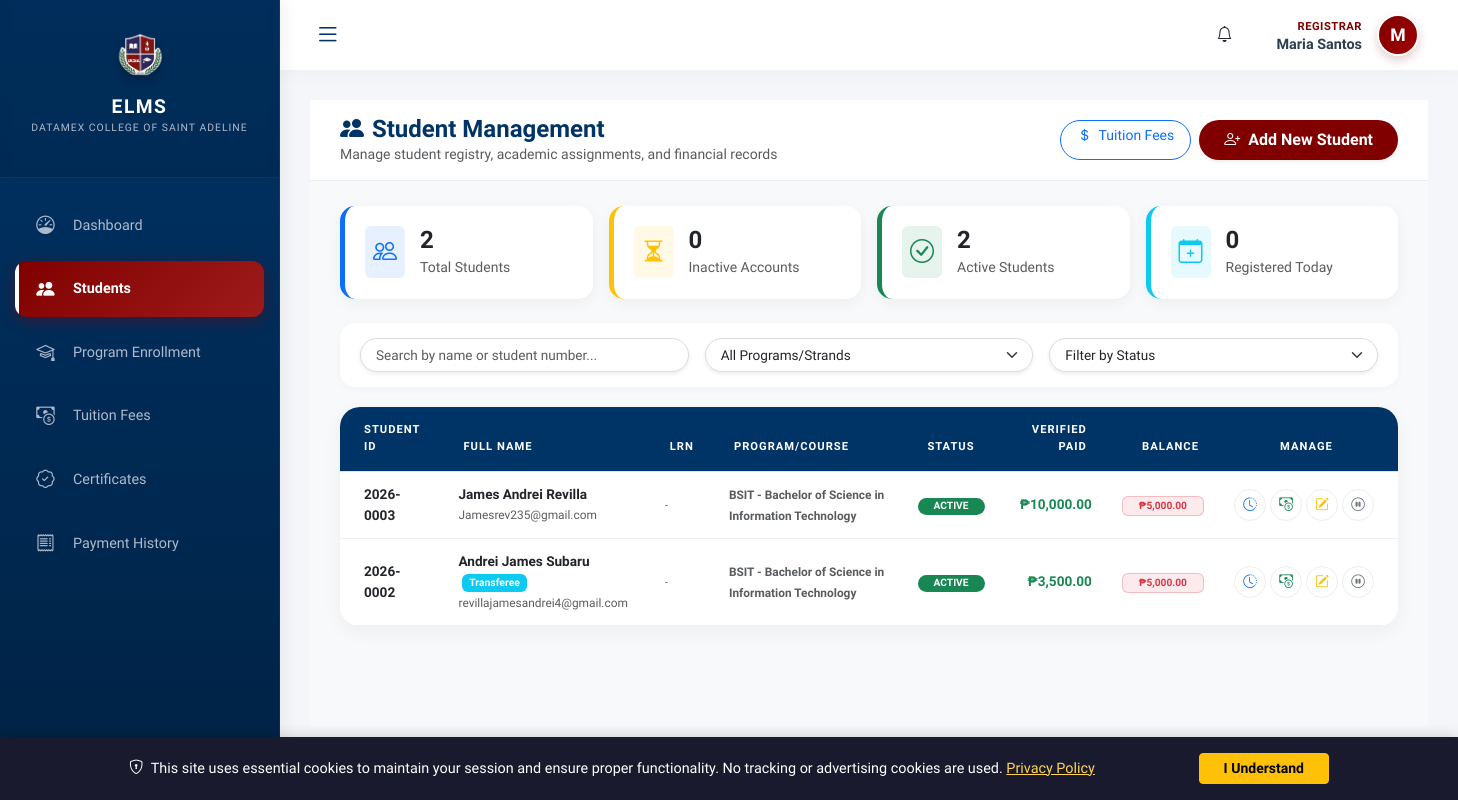
Before: /modules/registrar/students.php (signed in) with the older database file.
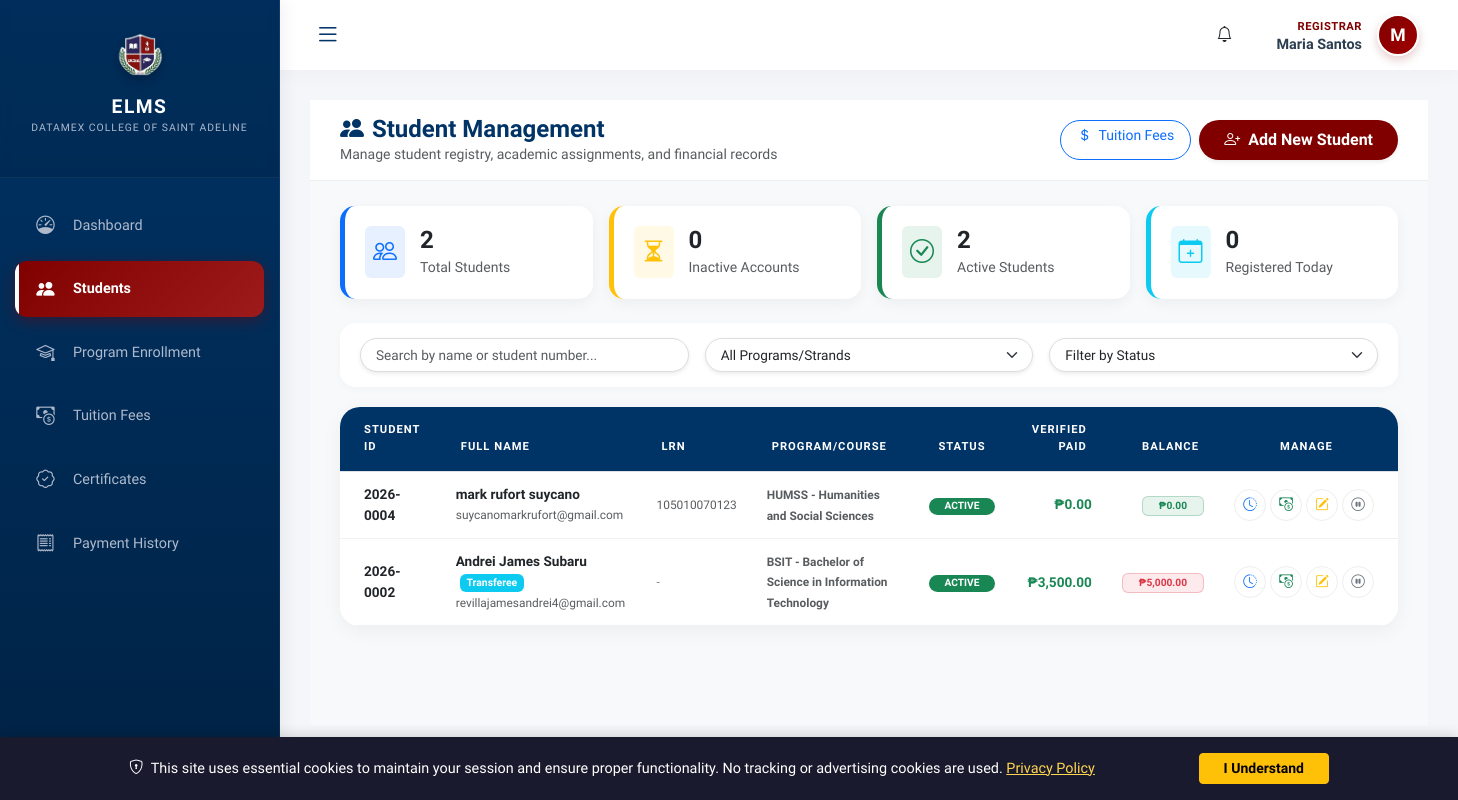
After: the same page with the newer database file.
### tables this page shows
CREATE TABLE `students` (
  `user_id` int(10) UNSIGNED NOT NULL,
  `student_no` varchar(20) NOT NULL,
  `lrn` varchar(12) DEFAULT NULL,
  `course_id` int(10) UNSIGNED DEFAULT NULL,
  `program_type` enum('college','shs') DEFAULT NULL,
  `student_type` enum('regular','irregular','transferee') NOT NULL DEFAULT 'regular',
  `previous_school` varchar(255) DEFAULT NULL
);

CREATE TABLE `users` (
  `id` int(10) UNSIGNED NOT NULL,
  `email` varchar(100) NOT NULL,
  `password` varchar(255) NOT NULL,
  `status` enum('active','inactive') DEFAULT 'active',
  `last_login` datetime DEFAULT NULL,
  `created_at` timestamp NOT NULL DEFAULT current_timestamp(),
  `lock_count` int(11) NOT NULL DEFAULT 0,
  `last_locked_at` datetime DEFAULT NULL
);

### modules/registrar/students.php (the view, shortened to what the changed rows need)
<?php
require_once '../../config/init.php';
$registrar_id = $_SESSION['user_id'];
$registrar_profile = $conn->query("SELECT branch_id FROM user_profiles WHERE user_id = $registrar_id")->fetch_assoc();
$branch_id = $registrar_profile['branch_id'] ?? 0;
$branch_condition = $branch_id > 0 ? "up.branch_id = $branch_id" : "1=1";
$students_query = "
    SELECT
        s.user_id, s.student_no, s.course_id, s.lrn,
        COALESCE(s.student_type, 'regular') as student_type,
        CONCAT(up.first_name, ' ', up.last_name) as full_name,
        u.email, u.status,
        COALESCE(p.program_code, ss.strand_code) as course_code,
        COALESCE(p.program_name, ss.strand_name) as course_title,
        CASE WHEN p.id IS NOT NULL THEN 'college' ELSE 'shs' END as program_type,
        COALESCE((SELECT SUM(amount) FROM payments WHERE student_id = s.user_id AND status = 'verified'), 0) as total_paid,
        COALESCE((SELECT SUM(amount) FROM student_fees WHERE student_id = s.user_id), 0) as total_fees,
        COALESCE((SELECT SUM(amount) FROM student_fees WHERE student_id = s.user_id), 0) -
        COALESCE((SELECT SUM(amount) FROM payments WHERE student_id = s.user_id AND status = 'verified'), 0) as balance
    FROM students s
    INNER JOIN users u ON s.user_id = u.id
    INNER JOIN user_profiles up ON s.user_id = up.user_id
    LEFT JOIN programs p ON s.course_id = p.id
    LEFT JOIN shs_strands ss ON s.course_id = ss.id AND p.id IS NULL
    WHERE $branch_condition
    ORDER BY s.student_no DESC
";
$students_result = $conn->query($students_query);
include '../../includes/header.php';
?>
<link rel="stylesheet" href="css/students.css">
<div class="body-scroll-part">
    <div class="main-card-modern animate__animated animate__fadeInUp">
        <div class="table-responsive">
            <table class="table table-hover table-modern align-middle mb-0" id="studentsTable">
                <thead>
                    <tr>
                        <th class="ps-4">Student ID</th>
                        <th>Full Name</th>
                        <th>LRN</th>
                        <th>Program/Course</th>
                        <th class="text-center">Status</th>
                        <th class="text-end">Verified Paid</th>
                        <th class="text-end">Balance</th>
                        <th class="text-center pe-4">Manage</th>
                    </tr>
                </thead>
                <tbody>
                    <?php while ($student = $students_result->fetch_assoc()):
                        $balance = (float)$student['balance'];
                        $b_clr = $balance > 0 ? 'danger' : ($balance < 0 ? 'warning' : 'success');
                    ?>
                    <tr data-name="<?php echo htmlspecialchars(strtolower($student['full_name'])); ?>"
                        data-student-no="<?php echo htmlspecialchars(strtolower($student['student_no'])); ?>"
                        data-program="<?php echo htmlspecialchars($student['course_id'] ? 'program-'.$student['course_id'] : 'strand-'.$student['course_id']); ?>"
                        data-status="<?php echo htmlspecialchars($student['status']); ?>">
                        <td class="ps-4 fw-bold text-maroon small"><?php echo htmlspecialchars($student['student_no']); ?></td>
                        <td>
                            <div class="fw-bold text-dark">
                                <?php if (($student['student_type'] ?? 'regular') !== 'regular'): ?>
                                    <span class="badge bg-<?php echo $student['student_type'] === 'transferee' ? 'info' : 'warning'; ?> ms-1" style="font-size:0.65rem;">
                                    </span>
                                <?php endif; ?>
                            </div>
                            <small class="text-muted small"><?php echo htmlspecialchars($student['email']); ?></small>
                        </td>
                        <td><small class="text-muted"><?php echo !empty($student['lrn']) ? htmlspecialchars($student['lrn']) : '<span class="text-secondary">-</span>'; ?></small></td>
                        <td><small class="text-muted fw-bold"><?php echo htmlspecialchars($student['course_code'] ? ($student['course_code'].' - '.$student['course_title']) : 'Unassigned'); ?></small></td>
                        <td class="text-center">
                            <span class="badge rounded-pill bg-<?php echo $student['status'] === 'active' ? 'success' : 'secondary'; ?> px-3">
                            </span>
                        </td>
                        <td class="text-end text-success fw-bold">₱<?php echo number_format($student['total_paid'], 2); ?></td>
                        <td class="text-end">
                            <span class="badge bg-<?php echo $b_clr; ?> bg-opacity-10 text-<?php echo $b_clr; ?> border border-<?php echo $b_clr; ?> border-opacity-25 px-3">
                                ₱<?php echo number_format(abs($balance), 2); ?><?php echo $balance < 0 ? ' (Credit)' : ''; ?>
                            </span>
                        </td>
                        <td class="text-center pe-4">
                            <div class="d-flex justify-content-center gap-1">
                                <button class="action-btn-circle text-primary" onclick="viewPaymentHistory(<?php echo $student['user_id']; ?>, '<?php echo $student['student_no']; ?>', '<?php echo addslashes($student['full_name']); ?>')" title="History"><i class="bi bi-clock-history"></i></button>
                                <button class="action-btn-circle text-success" onclick="openPaymentModal(<?php echo $student['user_id']; ?>, '<?php echo $student['student_no']; ?>', '<?php echo addslashes($student['full_name']); ?>', <?php echo $student['total_fees']; ?>, <?php echo $student['total_paid']; ?>, '<?php echo $student['program_type']; ?>')" title="Payment"><i class="bi bi-cash-coin"></i></button>
                                <button class="action-btn-circle text-warning" onclick="openEditStudent(this)"
                                    data-student-id="<?php echo $student['user_id']; ?>" data-student-no="<?php echo $student['student_no']; ?>"
                                    data-full-name="<?php echo $student['full_name']; ?>" data-email="<?php echo $student['email']; ?>"
                                    data-lrn="<?php echo htmlspecialchars($student['lrn'] ?? ''); ?>"
                                    data-status="<?php echo $student['status']; ?>"><i class="bi bi-pencil-square"></i></button>
                                <button class="action-btn-circle <?php echo $student['status'] === 'active' ? 'text-secondary' : 'text-success'; ?>" onclick="toggleStudentStatus(<?php echo $student['user_id']; ?>, '<?php echo $student['status']; ?>')">
                                    <i class="bi bi-<?php echo $student['status'] === 'active' ? 'pause-circle' : 'play-circle'; ?>"></i>
                                </button>
                            </div>
                        </td>
                    </tr>
                    <?php endwhile; ?>
                </tbody>
            </table>
        </div>
    </div>
</div>
<?php include '../../includes/footer.php'; ?>
</body>
</html>

Changed rows visible on the page:
removed students: balance "5,000.00"
added students: balance "0.00"
